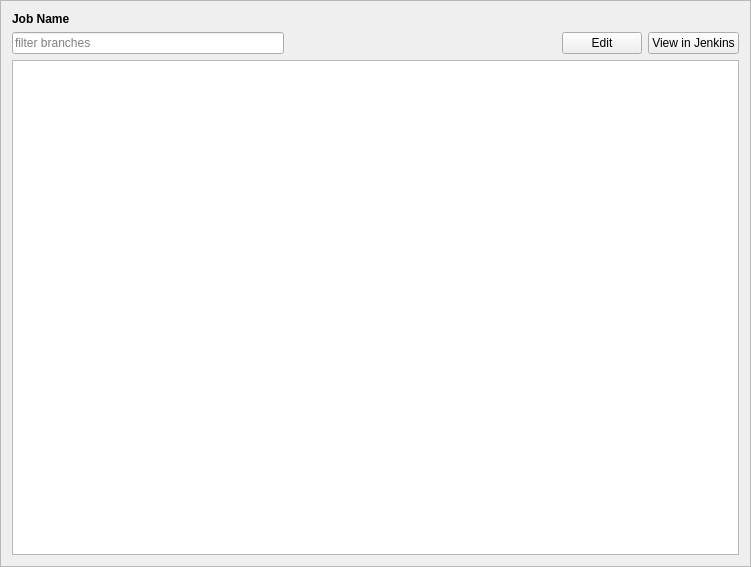
<?xml version="1.0" encoding="UTF-8"?>
<ui version="4.0">
 <class>Frame</class>
 <widget class="QFrame" name="Frame">
  <property name="geometry">
   <rect>
    <x>0</x>
    <y>0</y>
    <width>751</width>
    <height>567</height>
   </rect>
  </property>
  <property name="windowTitle">
   <string>Frame</string>
  </property>
  <property name="frameShape">
   <enum>QFrame::StyledPanel</enum>
  </property>
  <property name="frameShadow">
   <enum>QFrame::Raised</enum>
  </property>
  <layout class="QVBoxLayout" name="verticalLayout">
   <item>
    <widget class="QLabel" name="job_name_label">
     <property name="text">
      <string>&lt;b&gt;Job Name&lt;/b&gt;</string>
     </property>
     <property name="textFormat">
      <enum>Qt::RichText</enum>
     </property>
    </widget>
   </item>
   <item>
    <layout class="QHBoxLayout" name="horizontalLayout">
     <item>
      <widget class="QLineEdit" name="branch_filter_input">
       <property name="placeholderText">
        <string>filter branches</string>
       </property>
      </widget>
     </item>
     <item>
      <spacer name="horizontalSpacer">
       <property name="orientation">
        <enum>Qt::Horizontal</enum>
       </property>
       <property name="sizeHint" stdset="0">
        <size>
         <width>40</width>
         <height>20</height>
        </size>
       </property>
      </spacer>
     </item>
     <item>
      <widget class="QPushButton" name="edit_button">
       <property name="text">
        <string>Edit</string>
       </property>
      </widget>
     </item>
     <item>
      <widget class="QPushButton" name="view_site_button">
       <property name="text">
        <string>View in Jenkins</string>
       </property>
      </widget>
     </item>
    </layout>
   </item>
   <item>
    <widget class="QTableView" name="tableView"/>
   </item>
  </layout>
 </widget>
 <resources/>
 <connections/>
</ui>
